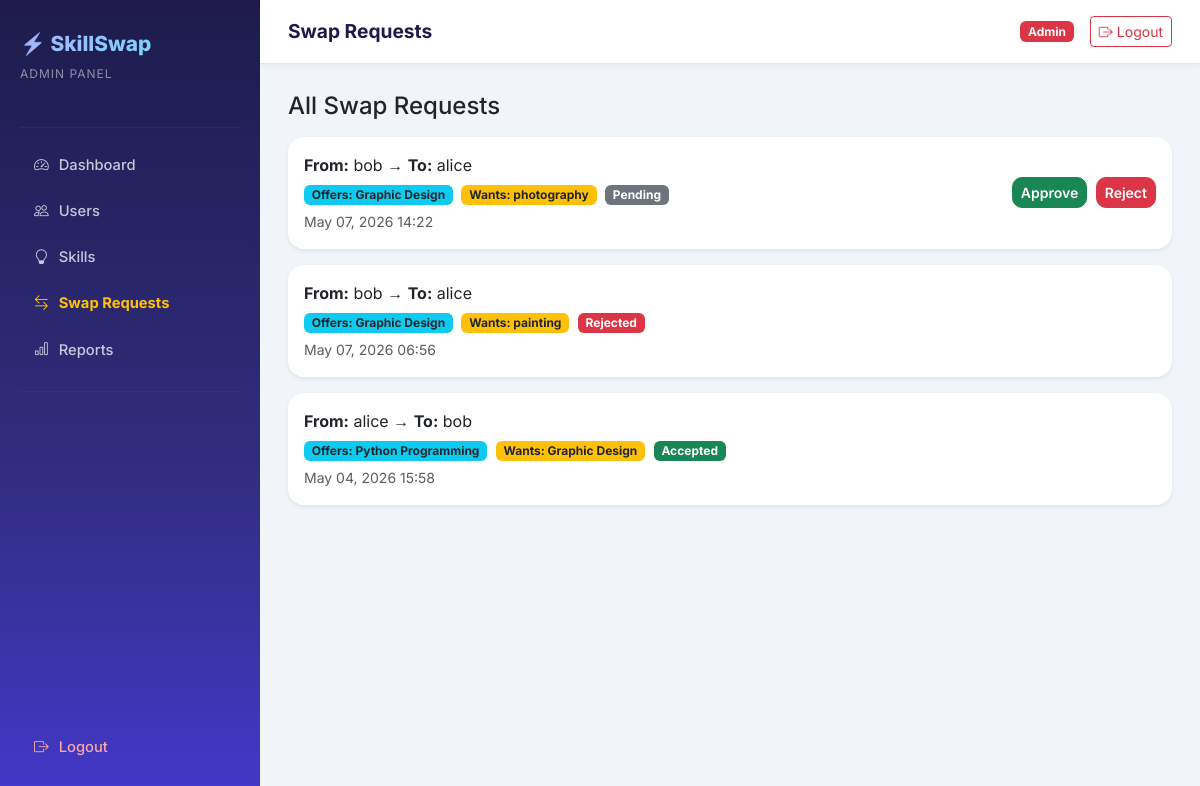
Screenshot of /admin-panel/requests/ (signed in) with the database file from the repository.
### core/models.py (models this page shows, shortened)
class SwapRequest(models.Model):
    STATUS_CHOICES = [
        ('pending', 'Pending'),
        ('accepted', 'Accepted'),
        ('rejected', 'Rejected'),
    ]
    from_user = models.ForeignKey(User, on_delete=models.CASCADE, related_name='sent_requests')
    to_user = models.ForeignKey(User, on_delete=models.CASCADE, related_name='received_requests')
    skill_offered = models.ForeignKey(Skill, on_delete=models.CASCADE, related_name='offered_in')
    skill_wanted_text = models.CharField(max_length=100, blank=True)
    status = models.CharField(max_length=10, choices=STATUS_CHOICES, default='pending')
    created_at = models.DateTimeField(auto_now_add=True)

class Skill(models.Model):
    user = models.ForeignKey(User, on_delete=models.CASCADE, related_name='skills')
    name = models.CharField(max_length=100)
    description = models.TextField(blank=True)
    skill_wanted = models.CharField(max_length=100, blank=True)
    is_active = models.BooleanField(default=True)
    teaser_video = models.FileField(upload_to='skill_videos/', blank=True, null=True)
    created_at = models.DateTimeField(auto_now_add=True)

### core/views.py (the view)
    def wrapper(request, *args, **kwargs):
        if not request.user.is_authenticated or not request.user.is_staff:
            return redirect('login')
        return view_func(request, *args, **kwargs)

### core/views.py (called while the page is built)
def admin_required(view_func):
    def wrapper(request, *args, **kwargs):
        if not request.user.is_authenticated or not request.user.is_staff:
            return redirect('login')
        return view_func(request, *args, **kwargs)
    return wrapper

@admin_required
def admin_requests(request):
    swap_requests = SwapRequest.objects.all().order_by('-created_at')
    return render(request, 'admin_panel/requests.html', {'swap_requests': swap_requests})

### templates/admin_panel/requests.html (shortened to what this page needs)
{% extends 'base_admin.html' %}
{% block page_title %}Swap Requests{% endblock %}
{% block side_requests %}fw-bold text-warning{% endblock %}
{% block content %}
<h4 class="mb-3">All Swap Requests</h4>
{% for swap in swap_requests %}
<div class="card border-0 shadow-sm mb-3 p-3">
  <div class="row align-items-center">
    <div class="col-md-8">
      <p class="mb-1"><strong>From:</strong> {{ swap.from_user.username }} &rarr; <strong>To:</strong> {{ swap.to_user.username }}</p>
      <p class="mb-1">
        <span class="badge bg-info text-dark">Offers: {{ swap.skill_offered.name }}</span>
        <span class="badge bg-warning text-dark ms-1">Wants: {{ swap.skill_wanted_text }}</span>
        <span class="badge bg-{% if swap.status == 'accepted' %}success{% elif swap.status == 'rejected' %}danger{% else %}secondary{% endif %} ms-1">{{ swap.status|capfirst }}</span>
      </p>
      <small class="text-muted">{{ swap.created_at|date:"M d, Y H:i" }}</small>
    </div>
    <div class="col-md-4 text-end">
      {% if swap.status == 'pending' %}
      <a href="{% url 'admin_approve_request' swap.id %}" class="btn btn-success btn-sm">Approve</a>
      <a href="{% url 'admin_reject_request' swap.id %}" class="btn btn-danger btn-sm ms-1">Reject</a>
      {% endif %}
    </div>
  </div>
</div>
{% empty %}
<p class="text-muted">No swap requests found.</p>
{% endfor %}
{% endblock %}

### templates/base_admin.html (style rules this page uses)
* { font-family: 'Inter', sans-serif; }
body { background: #f1f5f9; }
.card { border: none; border-radius: 16px; box-shadow: 0 4px 24px rgba(0,0,0,0.06); }
.btn-danger { border-radius: 10px; font-weight: 600; }
.btn-success { border-radius: 10px; font-weight: 600; }

### rows the page displays
SwapRequest: from_user.username "bob", to_user.username "alice", skill_offered.name "Graphic Design", skill_wanted_text "photography", status "Pending", created_at "May 07, 2026 14:22", shows "Approve"
SwapRequest: from_user.username "bob", to_user.username "alice", skill_offered.name "Graphic Design", skill_wanted_text "painting", status "Rejected", created_at "May 07, 2026 06:56"
SwapRequest: from_user.username "alice", to_user.username "bob", skill_offered.name "Python Programming", skill_wanted_text "Graphic Design", status "Accepted", created_at "May 04, 2026 15:58"
